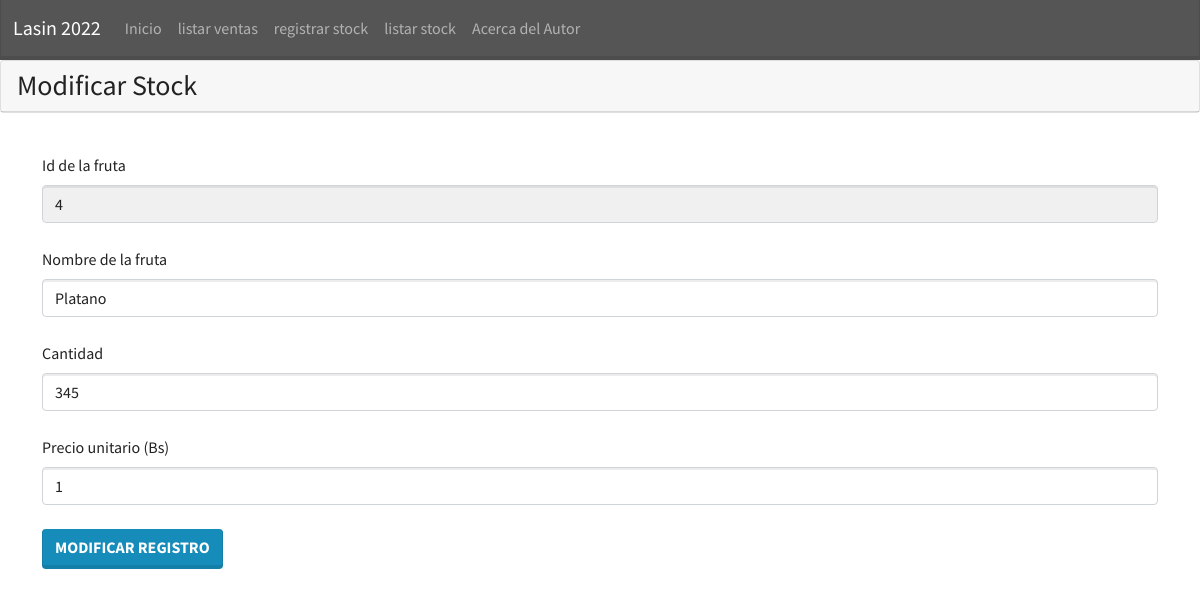
Screenshot of /modificarstock.php?id=4 with the database file from the repository.
### tables this page shows
CREATE TABLE `stock` (
  `idstock` int(11) NOT NULL,
  `nombre` varchar(40) NOT NULL,
  `cantidad` int(5) NOT NULL,
  `preciounitario` int(5) NOT NULL
);

### modificarstock.php (the view)
<?php
    if (isset($_GET["id"])) {
        $id = $_GET["id"];
        $servidor = "localhost";
        $usuario = "root";
        $password = "";
        $BD = "frutas";
        $conectar = mysqli_connect($servidor, $usuario, $password, $BD);
        $consulta = "SELECT * FROM stock WHERE idstock = ".$id;
        $resultado = mysqli_query($conectar,$consulta);
        $registro = mysqli_fetch_array($resultado);
    }
?>
<?php
    include('./template/cabecera.php')
?>
<div class="card mb-3">
        <h3 class="card-header">Modificar Stock</h3>
    </div>
    <div class="container">
        <form method="post" action="stock_ABM.php">
            <fieldset>
                <div class="form-group">
                    <label class="form-label mt-4">Id de la fruta</label>
                    <input type="text" class="form-control" name="id" aria-describedby="id" value="<?php echo $registro['idstock'] ?>" readonly >
                </div>
                <div class="form-group">
                    <label class="form-label mt-4">Nombre de la fruta</label>
                    <input type="text" class="form-control" name="nombrefruta" aria-describedby="fruta" value="<?php echo $registro['nombre'] ?>">
                </div>
                <div class="form-group">
                    <label class="form-label mt-4">Cantidad</label>
                    <input type="text" class="form-control" name="cantidad" aria-describedby="cantidadregistrar" value="<?php echo $registro['cantidad'] ?>">
                </div>
                <div class="form-group">
                    <label class="form-label mt-4">Precio unitario (Bs)</label>
                    <input type="text" class="form-control" name="precio" aria-describedby="preciounitario" value="<?php echo $registro['preciounitario'] ?>">
                </div>
                <br>
                <button type="submit" class="btn btn-primary" name="modificar">Modificar registro</button>
            </fieldset>
        </form>
    </div>
</body>
</html>

### rows the page displays
stock: id "4", nombrefruta "Platano", cantidad "345", precio "1"
